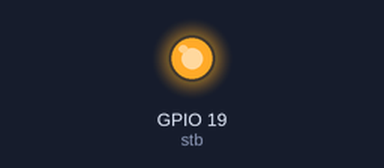
Recording of a program running on a simulated Raspberry Pi (BCM pin numbers). Shown: output pins drawn as LEDs (lit = HIGH). Pins used as bus, display or sensor lines are not drawn; what the program prints to the terminal is not drawn. At 6.7 s the program stops and its outputs stay as they are.

Above: at 0.1 s.
At 6.8 s:
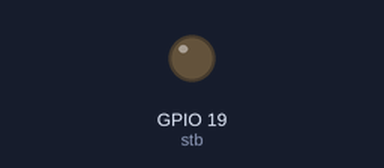
Timing chart, 0 to 8.2 s (numbered marks = the images above):
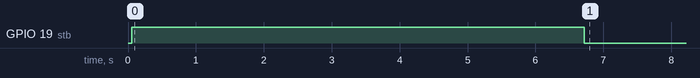

Measured:
- by itself, GPIO 19 (stb): LOW → HIGH at 0.05 s, → LOW 6.7 s later

The program:

tm1630.py
```python
# TM1630 controll with MicroPython for Raspberry Pi
# modified fromTM1637 routine

__version__ = "1.0"    #

from gpiozero import LED
from time import sleep

DELAY = 0.0001        # 10us delay between clk/dio pulses

_null = 0x00
_num=(0x7E, 0x0C, 0xB6, 0x9E, 0xCC, 0xDA, 0xFA, 0x0E, 0xFE, 0xDE, 0xEE, 0xF8, 0x72, 0xBC, 0xF2, 0xE2)
_alfa = {'A':0x77, 'B':0x7C, 'C':0x39, 'D':0x5E, 'E':0x79, 'F':0x71, 'G':0x3D,
         'H':0x76, 'I':0x19, 'J':0x0E, 'L':0x38, 'N':0x54, 'O':0x5C, 'P':0x73, 'Q':0x67,
         'R':0x50, 'S':0x6D, 'T':0x78, 'U':0x3E, 'Y':0x6E, 'Z':0x1B, '-':0x40, '_':0x08}
_rot=(0x38, 0xB0, 0xA8, 0x98)
_adr = 0xC0
_error_msg = "parameter is out of range."

class TM1630(object):
    def __init__(self, dio, clk, stb, ndig):
        self.dio = LED(dio, initial_value=False)
        self.clk = LED(clk, initial_value=False)
        self.stb = LED(stb, initial_value=False)
        self.ndig = ndig    #num of digit

    def _wait(self):
        sleep(DELAY)

    def _stbH(self):
        self.stb.on()
        self._wait()

    def _stbL(self):
        self.stb.off()
        self._wait()

    def _clkH(self):
        self.clk.on()
        self._wait()

    def _clkL(self):
        self.clk.off()
        self._wait()

    def get_code(self, num):
        return _num[num]

    def get_alfa(self, alfa):
        if 47 < ord(alfa) < 59:
            res = self.get_code(int(alfa))
        else:
            res = _alfa.get(alfa, 0x00)
        return res

    def sendcmd(self, data):
        self._stbL()
        for i in range(8):
            b = (data >> i) & 1
            if b==1:
                self.dio.on()
            else:
                self.dio.off()
            self._clkL()
            self._clkH()
        self._clkH()

    def sendData(self, code, adr):
        self.sendcmd(adr)
        self.sendcmd(code)
        self._stbH()

    def setDig(self, code, dig, dot=False):
        if not 0 < dig < self.ndig+1:
            raise ValueError("dig "+_error_msg)
        self.sendData(code, _adr+(dig-1)*2)
        if dot:
            self.set_dot(dig)
        else:
            self.out_dot(dig)

    def _start(self, conf=0x00, mode=0x44): #default of mode is fix address
        self.clk.on()
        sleep(DELAY)
        self.stb.on()
        sleep(DELAY)
        self.dio.off()
        self.sendcmd(conf)    # LED config 0x00:4dig8seg/0x01:5dig7seg
        self.stb.on()
        sleep(DELAY)
        self.sendcmd(mode)  #Only 0x44 is valid
        self._stbH()
        self.clearAll()

    def _stop(self):
        self.light_out()
        self._stbL()
        self._clkL()
        self.dio.off()

    def disp_blank(self, dig):
        self.setDig(_null, dig, False)

    def disp_num(self, num, dig, dot=False):
        ncode = self.get_code(num)
        self.setDig(ncode, dig, dot)

    def set_dot(self, dpos=0):
        self.sendData(0x20, _adr + 1 + dpos * 2)

    def out_dot(self, dpos=0):
        self.sendData(0x00, _adr + 1 + dpos * 2)

    def disp_alfa(self, alfa, dig, dot=False):
        code = self.get_alfa(alfa)
        if dot:
            code = code | 0x80
        self.setDig(code, dig)

    def set_brightness(self, brt):
        if not 0 <= brt <= 7:
            raise ValueError("Brightness "+_error_msg)
        self.sendcmd(0x88 | brt)
        self._stbH()

    def light_out(self):
        self.sendcmd(0x80)
        self._stbH()

    def clearAll(self):
        for i in range(self.ndig):
            self.disp_blank(i+1)

    def disp_rot(self, dig, tm, wt):
        if not 0 < dig < self.ndig+1:
            raise ValueError("dig "+_error_msg)
        for i in range(tm):
            self.setDig(_rot[i % 4], dig)
            sleep(wt/1000)
        self.disp_blank(dig)

if __name__ == '__main__':
    print("== start ==")
    dio = 21
    clk = 20
    stb = 19
    dig = 4
    led = TM1630(dio, clk, stb, dig)
    led._start(0x00, 0x44)   #use 4grid 8seg, fixed address mode
    led.set_brightness(4)
    for i in range(dig):
        led.disp_num(i, i+1)
        sleep(0.1)
    sleep(3)
    for i in range(4):
        led.set_dot(i)
        sleep(0.2)
        led.out_dot(i)
        sleep(0.1)
    sleep(2)
    led._stop()
```
